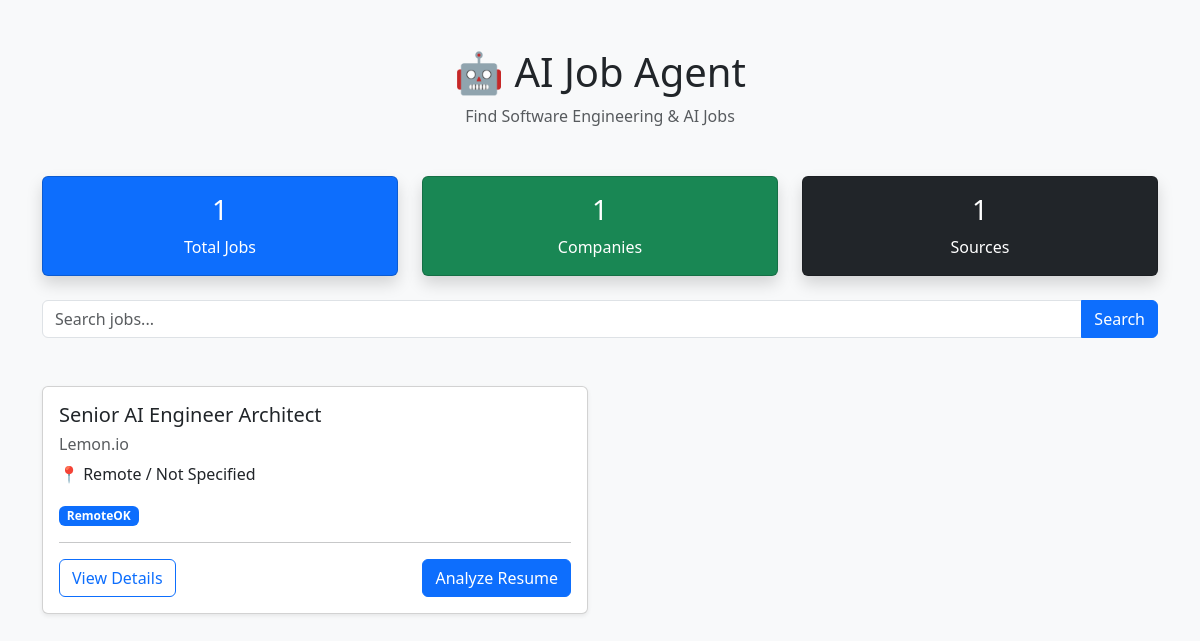
Before: / with the older database file.
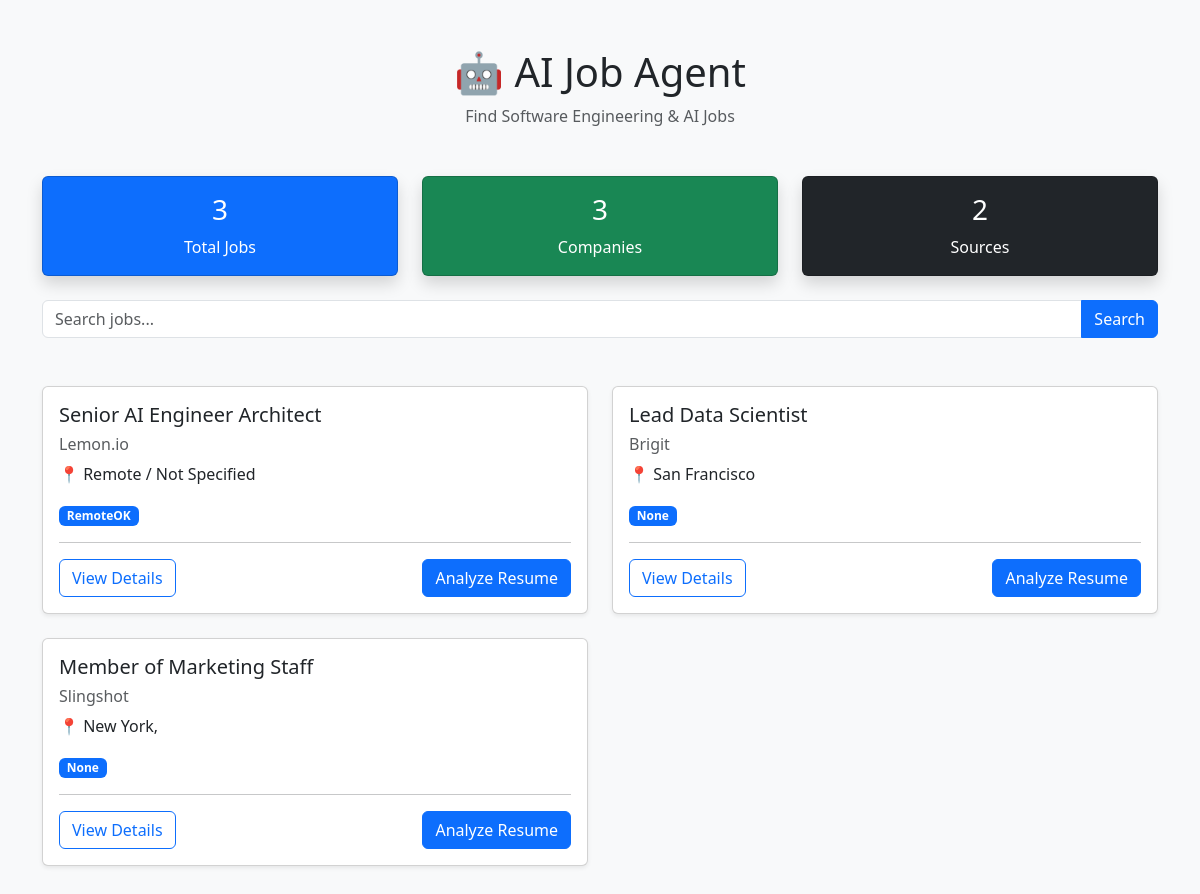
After: the same page with the newer database file.
### database/models.py (models this page shows)
class Job(Base):
    __tablename__ = "jobs"
    id = Column(Integer, primary_key=True)
    company = Column(String)
    title = Column(String)
    location = Column(String)
    experience = Column(String)
    salary = Column(String)
    source = Column(String)
    posted_date = Column(String)
    description = Column(String)
    url = Column(String, unique=True)
    match_score = Column(Integer)
    status = Column(String, default="New")

### dashboard/app.py (the view)
@app.route("/")
def index():
    session = SessionLocal()
    search = request.args.get("search", "")
    query = session.query(Job)
    if search:
        query = query.filter(Job.title.ilike(f"%{search}%"))
    jobs = query.all()
    total_jobs = len(jobs)
    companies = len(set(job.company for job in jobs))
    sources = len(set(job.source for job in jobs))
    session.close()
    return render_template(
        "index.html",
        jobs=jobs,
        total_jobs=total_jobs,
        companies=companies,
        sources=sources,
        search=search,
    )

### templates/index.html (shortened to what this page needs)
<!DOCTYPE html>
<html lang="en">
<head>
    <link href="https://cdn.jsdelivr.net/npm/bootstrap@5.3.3/dist/css/bootstrap.min.css" rel="stylesheet">
</head>
<body class="bg-light">
    <div class="container py-5">
        <div class="text-center mb-5">
            <h1>🤖 AI Job Agent</h1>
            <p class="text-muted">
                Find Software Engineering & AI Jobs
            </p>
        </div>
        <div class="row mb-4">
            <div class="col-md-4">
                <div class="card text-white bg-primary shadow">
                    <div class="card-body text-center">
                        <h3>{{ total_jobs }}</h3>
                        <p class="mb-0">Total Jobs</p>
                    </div>
                </div>
            </div>
            <div class="col-md-4">
                <div class="card text-white bg-success shadow">
                    <div class="card-body text-center">
                        <h3>{{ companies }}</h3>
                        <p class="mb-0">Companies</p>
                    </div>
                </div>
            </div>
            <div class="col-md-4">
                <div class="card text-white bg-dark shadow">
                    <div class="card-body text-center">
                        <h3>{{ sources }}</h3>
                        <p class="mb-0">Sources</p>
                    </div>
                </div>
            </div>
        </div>
        <form method="GET" class="mb-5">
            <div class="input-group">
                <input type="text" class="form-control" placeholder="Search jobs..." name="search" value="{{ search }}">
                <button class="btn btn-primary">
                    Search
                </button>
            </div>
        </form>
        <div class="row">
            {% if jobs %}
            {% for job in jobs %}
            <div class="col-lg-6 mb-4">
                <div class="card shadow-sm h-100">
                    <div class="card-body">
                        <h5 class="card-title">
                            {{ job.title }}
                        </h5>
                        <h6 class="text-muted">
                            {{ job.company }}
                        </h6>
                        <p>
                            📍 {{ job.location if job.location else "Remote / Not Specified" }}
                        </p>
                        <span class="badge bg-primary">
                            {{ job.source }}
                        </span>
                        <hr>
                        <div class="d-flex justify-content-between">
                            <a href="/job/{{ job.id }}" class="btn btn-outline-primary">
                                View Details
                            </a>
<a href="{{ url_for('upload_resume', job_id=job.id) }}"
   class="btn btn-primary">
    Analyze Resume
</a>
                        </div>
                    </div>
                </div>
            </div>
            {% endfor %}
            {% else %}
            <div class="col-12">
                <div class="alert alert-warning">
                    No jobs found.
                </div>
            </div>
            {% endif %}
        </div>
    </div>
</body>
</html>

Changed rows visible on the page:
added Job: title "Lead Data Scientist", company "Brigit", location "San Francisco", source "None"
added Job: title "Member of Marketing Staff", company "Slingshot", location "New York,", source "None"
Other visible differences:
{{ total_jobs }}: "1" → "3"
{{ companies }}: "1" → "3"
{{ sources }}: "1" → "2"
